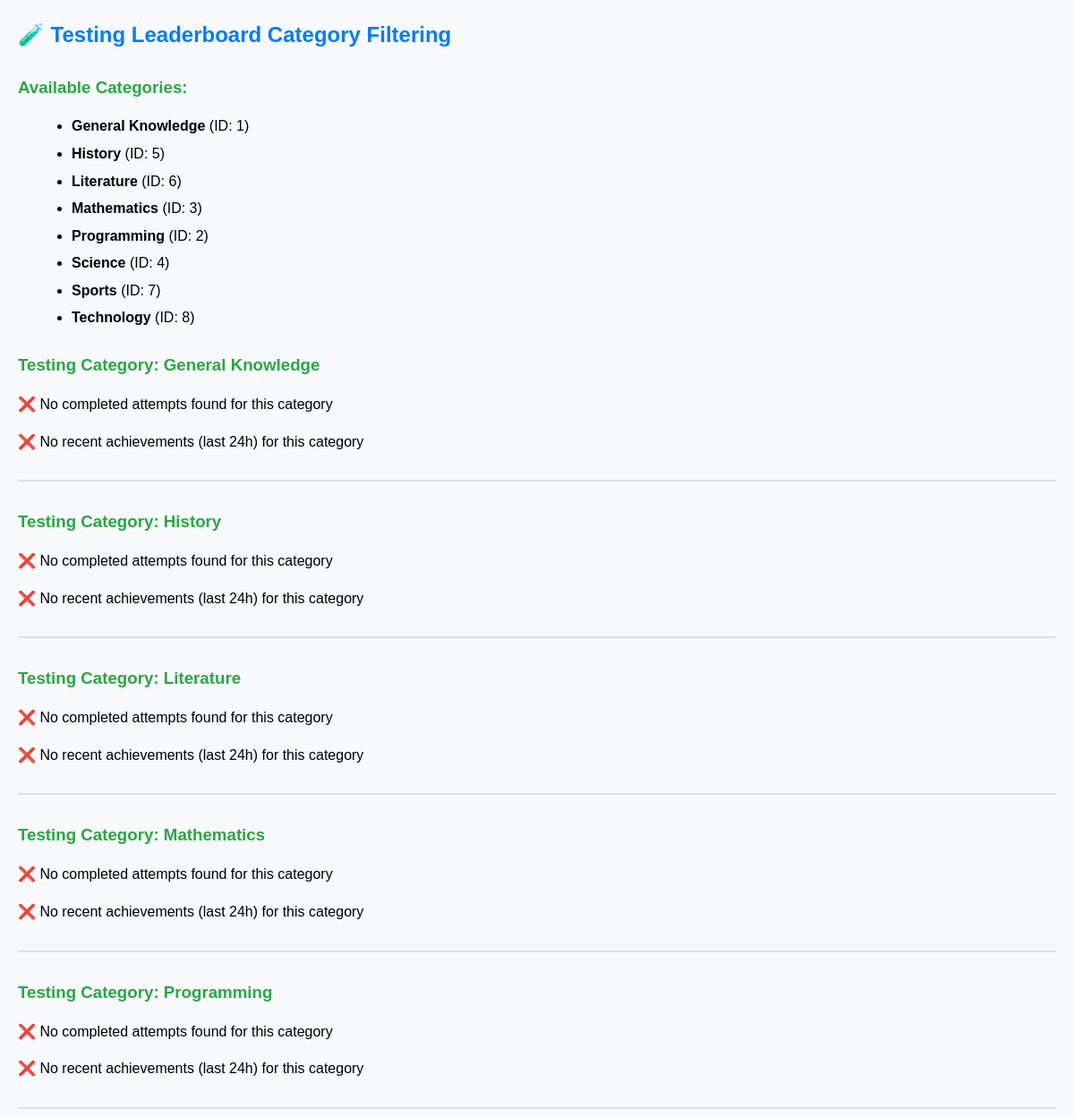
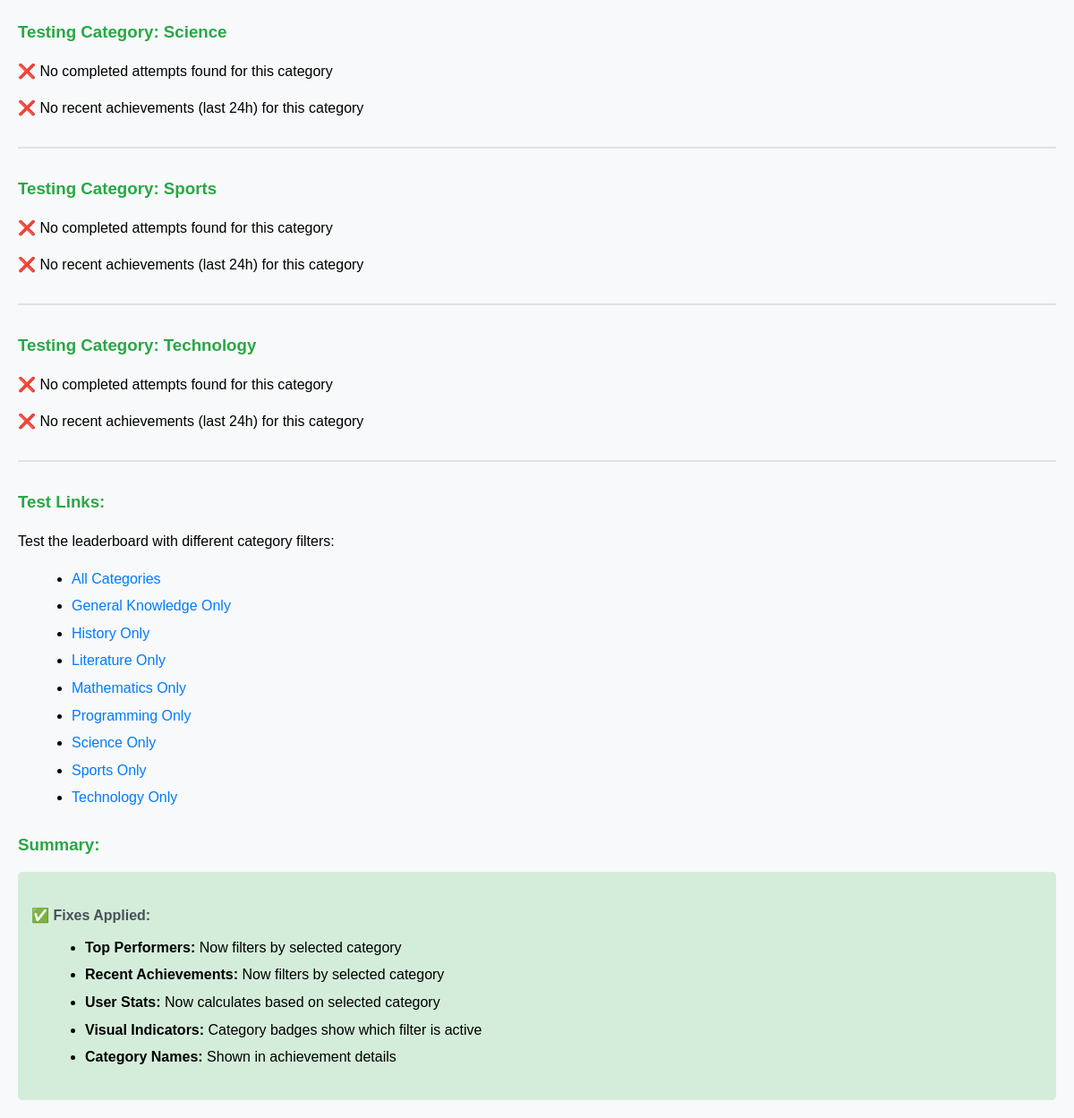
Screenshot of /test-leaderboard.php (signed in) with the database file from the repository (2 pictures, top to bottom).
### tables this page shows
CREATE TABLE categories (
    id INT AUTO_INCREMENT PRIMARY KEY,
    name VARCHAR(100) NOT NULL UNIQUE,
    description TEXT,
    icon VARCHAR(50) DEFAULT NULL,
    created_at TIMESTAMP DEFAULT CURRENT_TIMESTAMP
);

### test-leaderboard.php (the view, shortened to what this page needs)
<?php
echo "<h2>🧪 Testing Leaderboard Category Filtering</h2>";
try {
    $db = getDB();
    $stmt = $db->prepare("SELECT * FROM categories ORDER BY name");
    $stmt->execute();
    $categories = $stmt->fetchAll();
    echo "<h3>Available Categories:</h3>";
    echo "<ul>";
    foreach ($categories as $category) {
        echo "<li><strong>{$category['name']}</strong> (ID: {$category['id']})</li>";
    }
    echo "</ul>";
    foreach ($categories as $category) {
        echo "<h3>Testing Category: {$category['name']}</h3>";
        $stmt = $db->prepare("
            SELECT u.id, u.name, u.email,
                   COUNT(DISTINCT qa.quiz_id) as quizzes_completed,
                   COUNT(qa.id) as total_attempts,
                   AVG(qa.percentage) as avg_score,
                   MAX(qa.percentage) as best_score,
                   SUM(qa.score) as total_points
            FROM users u
            JOIN quiz_attempts qa ON u.id = qa.user_id
            JOIN quizzes q ON qa.quiz_id = q.id
            WHERE u.role = 'user' AND qa.status = 'completed' AND q.category_id = ?
            GROUP BY u.id
            HAVING avg_score > 0
            ORDER BY avg_score DESC, total_points DESC, quizzes_completed DESC
            LIMIT 5
        ");
        $stmt->execute([$category['id']]);
        $category_leaders = $stmt->fetchAll();
        if (empty($category_leaders)) {
            echo "<p>❌ No completed attempts found for this category</p>";
        }
        $stmt = $db->prepare("
            SELECT u.name, q.title, qa.percentage, qa.start_time, c.name as category_name
            FROM quiz_attempts qa
            JOIN users u ON qa.user_id = u.id
            JOIN quizzes q ON qa.quiz_id = q.id
            JOIN categories c ON q.category_id = c.id
            WHERE qa.status = 'completed'
            AND qa.start_time >= DATE_SUB(NOW(), INTERVAL 24 HOUR)
            AND q.category_id = ?
            ORDER BY qa.percentage DESC, qa.start_time DESC
            LIMIT 3
        ");
        $stmt->execute([$category['id']]);
        $category_achievements = $stmt->fetchAll();
        if (empty($category_achievements)) {
            echo "<p>❌ No recent achievements (last 24h) for this category</p>";
        }
        echo "<hr>";
    }
    echo "<h3>Test Links:</h3>";
    echo "<p>Test the leaderboard with different category filters:</p>";
    echo "<ul>";
    echo "<li><a href='leaderboard.php' target='_blank'>All Categories</a></li>";
    foreach ($categories as $category) {
        echo "<li><a href='leaderboard.php?category={$category['id']}' target='_blank'>{$category['name']} Only</a></li>";
    }
    echo "</ul>";
    echo "<h3>Summary:</h3>";
    echo "<div style='background: #d4edda; padding: 15px; border-radius: 5px;'>";
    echo "<h4>✅ Fixes Applied:</h4>";
    echo "<ul>";
    echo "<li><strong>Top Performers:</strong> Now filters by selected category</li>";
    echo "<li><strong>Recent Achievements:</strong> Now filters by selected category</li>";
    echo "<li><strong>User Stats:</strong> Now calculates based on selected category</li>";
    echo "<li><strong>Visual Indicators:</strong> Category badges show which filter is active</li>";
    echo "<li><strong>Category Names:</strong> Shown in achievement details</li>";
    echo "</ul>";
    echo "</div>";
} catch (PDOException $e) {
    echo "<div style='background: #f8d7da; padding: 15px; border-radius: 5px;'>";
    echo "<h4>❌ Database Error!</h4>";
    echo "<p>Error: " . $e->getMessage() . "</p>";
    echo "</div>";
}
?>

### test-leaderboard.php (style rules this page uses)
h2 { color: #007bff; margin-bottom: 20px; }
h3 { color: #28a745; margin-top: 25px; margin-bottom: 15px; }
h4 { color: #495057; margin-bottom: 10px; }
ul { margin: 10px 0 20px 20px; }
li { margin: 5px 0; }
a { color: #007bff; text-decoration: none; }
hr { margin: 30px 0; border: 1px solid #dee2e6; }

### rows the page displays
categories: name "General Knowledge", id "1"
categories: name "History", id "5"
categories: name "Literature", id "6"
categories: name "Mathematics", id "3"
categories: name "Programming", id "2"
categories: name "Science", id "4"
categories: name "Sports", id "7"
categories: name "Technology", id "8"
